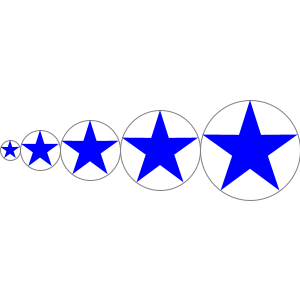
Frame 1 (no input)
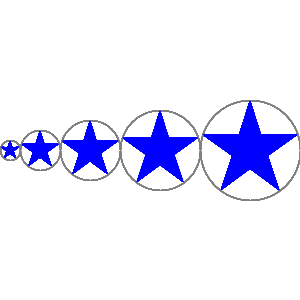
Frame 60 (the mouse pressed at the canvas centre just before this capture)
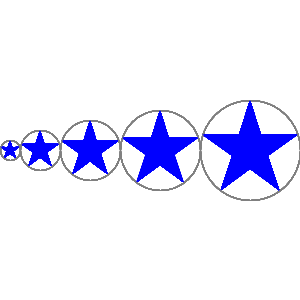
Frame 120 (the mouse held since frame 60 and released just before this capture)

The Processing sketch that drew these frames (run headless with seeded random() and noise(); from frame 60 on, the mouse is pressed at the canvas centre):

// Processing sketch: fp_pg_q_06_11
// ── fp_pg_q_06_11.pde
// 問題 6.11 ★を描画するメソッドを用いて半径 10, 20, 30, 40, 50 画素の円に内接する★を 5 個横に並べて描画せよ．
void setup() {
  //size(642, 338);
  size(300, 300);
  background(255, 255, 255);
}

void draw(){
  int r = 0;
  int x = 0;
  int pos = 0;
  int y = width/2;
  int[] array = {10, 20, 30, 40, 50};
  for(int i = 0; i < 5; i++){
    pos+=array[i] * 2;
    x = pos - array[i];
    r = array[i];
    noFill();
    stroke(128, 128, 128);
    ellipse(x, y, (r * 2), (r * 2));
    noStroke();
    fill(0, 0, 255);
    nStar(5, r, x, y);
  }
}

void nStar(int n, int d, int x, int y){
  float CircumscribedCircle = float(d);
  float InscribedCircle = (CircumscribedCircle / 2) * 0.75;
  int p = n;
  int cnt = p * 2;
  float radius = 0;
  float rotatete = PI/2;
  // http://www.d-improvement.jp/learning/processing/2011-a/08.html
  pushMatrix();
  translate(x, y);
  rotate(rotatete);
  beginShape();
  for (int i = 1; i <= cnt; i++) {
    if (i % 2 == 0) {
      radius = InscribedCircle;
    } else {
      radius = CircumscribedCircle;
    }
    vertex(radius * cos(radians(360 * i/cnt)), radius * sin(radians(360 * i/cnt)));
  }
  endShape(CLOSE);
  popMatrix();
}
